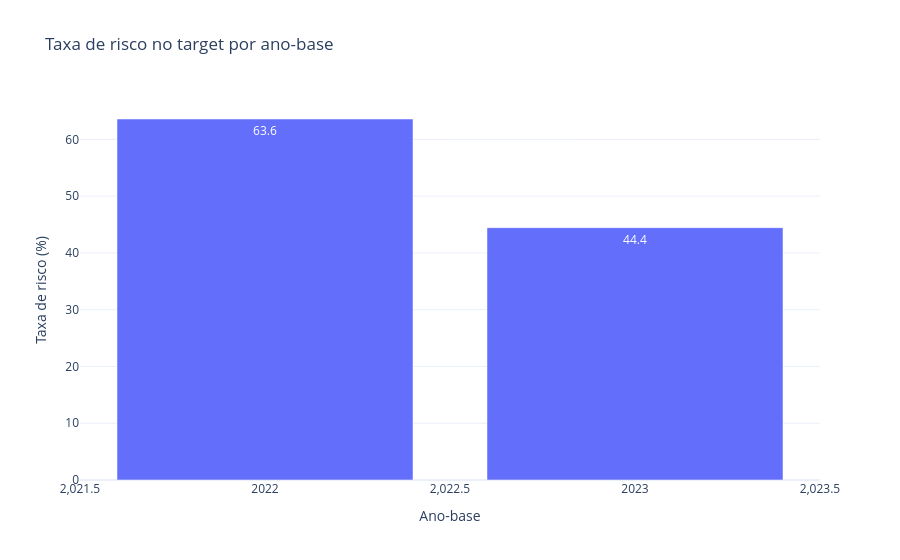

Notebook source saved alongside this figure:
### Markdown cell above
## 3) Engenharia de target: risco de defasagem no ano subsequente

Aqui transformamos dados historicos em um problema supervisionado de classificacao binaria.

### O que e feito nesta celula
- Garante que as colunas esperadas existam.
- Cria duas visoes da base:
  - `base`: dados do ano atual (`ano_base`).
  - `future`: dados do ano seguinte por aluno (`ian_prox`, `ida_prox`, `inde_prox`).
- Faz `merge` por `ra` e ano para alinhar t (atual) com t+1 (futuro).

### Features derivadas criadas
- `delta_ian_prox`: variacao de IAN do ano atual para o proximo.
- `delta_ida_prox`: variacao de IDA.
- `delta_inde_hist`: variacao do INDE em relacao ao ano anterior do mesmo aluno.
- `media_notas`: media de matematica, portugues e ingles.
- `media_comportamental`: media de indicadores comportamentais.
- `desalinhamento_autoavaliacao`: diferenca entre autoavaliacao e indicadores de desempenho.

### Regra do target (variavel alvo)
`risco_defasagem_t1 = 1` se ocorrer pelo menos uma condicao:
- `IAN_t+1 <= 5.0`
- `IDA_t+1 <= 6.0`
- `delta_IAN_t+1 <= -1.0`

Caso contrario, `risco_defasagem_t1 = 0`.

### Recorte para treino/teste
A base rotulada usa anos-base 2022 e 2023 (pois nesses anos existe alvo conhecido no ano seguinte). Tambem mostramos distribuicao de classes para entender desbalanceamento.

### Code cell
df = load_consolidated_or_raw().copy()

expected_cols = [
    "ra",
    "ano_referencia",
    "idade",
    "genero",
    "instituicao_ensino",
    "fase_programa",
    "turma",
    "pedra_ano",
    "inde_22",
    "inde_23",
    "inde_ano",
    "ian",
    "ida",
    "ieg",
    "iaa",
    "ips",
    "ipp",
    "ipv",
    "defasagem",
    "nota_matematica",
    "nota_portugues",
    "nota_ingles",
    "ativo_inativo",
]
for col in expected_cols:
    if col not in df.columns:
        df[col] = np.nan

base = df.rename(columns={"ano_referencia": "ano_base"}).copy()
future = df[["ra", "ano_referencia", "ian", "ida", "inde_ano"]].copy()
future = future.rename(
    columns={
        "ano_referencia": "ano_base",
        "ian": "ian_prox",
        "ida": "ida_prox",
        "inde_ano": "inde_prox",
    }
)
future["ano_base"] = future["ano_base"] - 1

model_df = base.merge(future, on=["ra", "ano_base"], how="left")
model_df = model_df.sort_values(["ra", "ano_base"]).reset_index(drop=True)

model_df["delta_ian_prox"] = model_df["ian_prox"] - model_df["ian"]
model_df["delta_ida_prox"] = model_df["ida_prox"] - model_df["ida"]
model_df["delta_inde_hist"] = model_df["inde_ano"] - model_df.groupby("ra")["inde_ano"].shift(1)
model_df["media_notas"] = model_df[["nota_matematica", "nota_portugues", "nota_ingles"]].mean(axis=1)
model_df["media_comportamental"] = model_df[["iaa", "ieg", "ips", "ipp"]].mean(axis=1)
model_df["desalinhamento_autoavaliacao"] = model_df["iaa"] - model_df[["ida", "ieg"]].mean(axis=1)

model_df["target_disponivel"] = model_df["ian_prox"].notna() & model_df["ida_prox"].notna()
model_df["risco_defasagem_t1"] = (
    (model_df["ian_prox"] <= TARGET_IAN_THRESHOLD)
    | (model_df["delta_ian_prox"] <= -1.0)
).astype("Int64")

labeled_df = model_df[(model_df["target_disponivel"]) & (model_df["ano_base"].isin([2022, 2023]))].copy()

print("Base total:", df.shape)
print("Base rotulada para modelagem:", labeled_df.shape)
display(labeled_df[["ano_base", "risco_defasagem_t1"]].value_counts().rename("contagem").reset_index())

class_balance = (
    labeled_df.groupby("ano_base", as_index=False)["risco_defasagem_t1"]
    .mean()
    .rename(columns={"risco_defasagem_t1": "taxa_risco"})
)
class_balance["taxa_risco"] = class_balance["taxa_risco"] * 100
display(class_balance.round(2))

fig_balance = px.bar(
    class_balance,
    x="ano_base",
    y="taxa_risco",
    text_auto=".1f",
    title="Taxa de risco no target por ano-base",
    labels={"ano_base": "Ano-base", "taxa_risco": "Taxa de risco (%)"},
)
fig_balance.show()

### Figure 1 — Plotly figure (JSON) as saved in the notebook; plotly's stock layout.template omitted (floating-point values rounded to 4 significant figures)
{"data": [{"hovertemplate": "Ano-base=%{x}<br>Taxa de risco (%)=%{y}<extra></extra>", "legendgroup": "", "marker": {"color": "#636efa", "pattern": {"shape": ""}}, "name": "", "orientation": "v", "showlegend": false, "textposition": "auto", "texttemplate": "%{y:.1f}", "type": "bar", "x": [2022, 2023], "xaxis": "x", "y": [63.59, 44.44], "yaxis": "y"}], "layout": {"barmode": "relative", "legend": {"tracegroupgap": 0}, "title": {"text": "Taxa de risco no target por ano-base"}, "xaxis": {"anchor": "y", "domain": [0, 1], "title": {"text": "Ano-base"}}, "yaxis": {"anchor": "x", "domain": [0, 1], "title": {"text": "Taxa de risco (%)"}}}}
